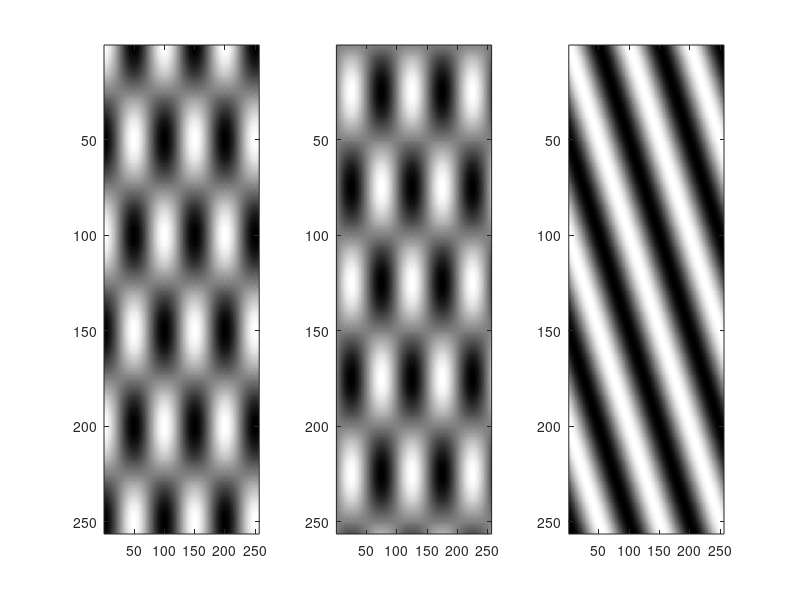

Reproduce this figure in MATLAB.
function dichoptic(varargin)

type = 1;
w = 0.5;
j = 1;
while j <= length(varargin)
    if j == 1 & isnumeric(varargin{j})
        type = varargin{j};
    end
    j = j+1;
end
%try out pure dichoptic motion stimuli.

sf = 0.01;
tf = 0.01;
t = repmat(1:256,256,1);
x = repmat([1:256]',1,256);
if type == 1
R = cos(x .* 2 * pi * sf) .* cos(t .* 2 * pi * tf);
L = sin(x .* 2 * pi * sf) .* sin(t .* 2 * pi * tf);
elseif type == 3
Rc = sin(x .* 2 * pi * sf) .* sin(t .* 2 * pi * tf);
R = cos(x .* 2 * pi * sf + t .* 2 * pi * tf) + w .* Rc;
L = sin(x .* 2 * pi * sf) .* sin(t .* 2 * pi * tf);
else
R = cos(x .* 2 * pi * sf + t .* 2 * pi * tf);
L = sin(x .* 2 * pi * sf) .* sin(t .* 2 * pi * tf);
end
subplot(1,3,1);
imagesc(R);
subplot(1,3,2);
colormap('gray');
imagesc(L);
colormap('gray');
subplot(1,3,3);
imagesc(R+L);
colormap('gray');

